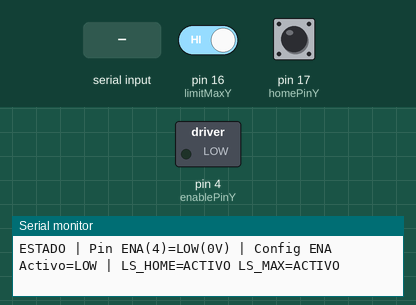
Bench run of a sketch on a simulated Arduino Mega 2560, built with avr-gcc and run on an emulated ATmega2560. Parts: switched loads named in the sketch (green lamp = pin HIGH), the last lines printed to the serial monitor. The test bench sets the inputs (shaded band); at power-on: pin 16 (limitMaxY) HIGH, pin 17 (homePinY) HIGH.

Above: at 1.8 s.
1.9 s: "SET_HIGH\n" received over Serial
At 2.4 s:
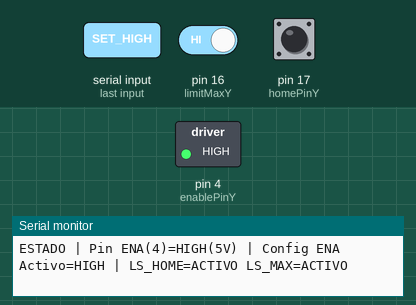
3.4 s: "FWD\n" received over Serial
4.9 s: "REV\n" received over Serial
Timing chart, 0 to 7.9 s (numbered marks = the images above; inputs shaded):
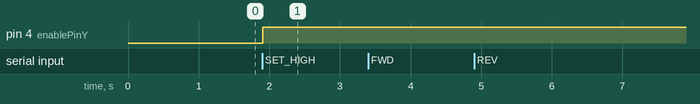

Measured:
- after the input at 1.9 s, pin 4 (enablePinY): LOW → HIGH at once

The sketch:

SILAR_HardwareTest.ino
```cpp
#include <AccelStepper.h>
#include <ezButton.h>

/*
 * Prueba de Hardware SILAR - Eje Y (Versión Profesional con AccelStepper)
 *
 * Este sketch utiliza la librería AccelStepper (igual que el código real)
 * para asegurar rampas de aceleración y evitar que el motor se trabe por arranques bruscos.
 * Permite cambiar la polaridad del ENABLE por comando para depurar fallas de cableado.
 *
 * Hardware: Arduino Mega 2560 Rev3
 */

// Pines principales del eje Y - Según diagrama MOC-ELEC-001
const int stepPinY = 2;      // PUL+ (D2)
const int dirPinY = 3;       // DIR+ (D3)
const int enablePinY = 4;    // ENA+ (D4)
const int homePinY = 17;     // lsYi - Home/Límite mínimo Y (D17)
const int limitMinY = 17;    // lsYi
const int limitMaxY = 16;    // lsYf - Límite máximo Y (D16)

// Instancia de AccelStepper
AccelStepper stepperY(AccelStepper::DRIVER, stepPinY, dirPinY);

// Entradas con antiprebote
ezButton homeSwitchY(homePinY);
ezButton limitMinSwitchY(limitMinY);
ezButton limitMaxSwitchY(limitMaxY);

// Variables de configuración de depuración
bool enaActiveLevel = LOW;  // Por defecto LOW = Habilitado (Activo-LOW)
long pasosDePrueba = 1000;  // Cantidad de pasos a mover en pruebas FWD/REV
float velocidadMax = 800.0; // Velocidad máxima para la prueba (pasos/seg)
float aceleracion = 500.0;  // Aceleración (pasos/seg^2)

void imprimirEncabezado();
void imprimirEstado();
void moverEje(long pasos);
void actualizarEntradas();
String leerComando();

void setup() {
  Serial.begin(9600);

  pinMode(enablePinY, OUTPUT);
  pinMode(homePinY, INPUT_PULLUP);
  pinMode(limitMinY, INPUT_PULLUP);
  pinMode(limitMaxY, INPUT_PULLUP);

  // Configurar debounce de finales de carrera
  homeSwitchY.setDebounceTime(50);
  limitMinSwitchY.setDebounceTime(50);
  limitMaxSwitchY.setDebounceTime(50);

  // Inicializar AccelStepper
  stepperY.setMaxSpeed(velocidadMax);
  stepperY.setAcceleration(aceleracion);

  // Habilitar driver inicialmente según el nivel configurado
  digitalWrite(enablePinY, enaActiveLevel);

  imprimirEncabezado();
  imprimirEstado();
}

void loop() {
  actualizarEntradas();

  if (Serial.available() > 0) {
    String comando = leerComando();

    if (comando == "FWD") {
      Serial.print("CMD:FWD -> Moviendo +");
      Serial.print(pasosDePrueba);
      Serial.println(" pasos con aceleracion...");
      moverEje(pasosDePrueba);
    }
    else if (comando == "REV") {
      Serial.print("CMD:REV -> Moviendo -");
      Serial.print(pasosDePrueba);
      Serial.println(" pasos con aceleracion...");
      moverEje(-pasosDePrueba);
    }
    else if (comando == "SET_LOW") {
      enaActiveLevel = LOW;
      digitalWrite(enablePinY, enaActiveLevel);
      Serial.println("CMD:SET_LOW -> Nivel activo ENA configurado en LOW (Estándar)");
      imprimirEstado();
    }
    else if (comando == "SET_HIGH") {
      enaActiveLevel = HIGH;
      digitalWrite(enablePinY, enaActiveLevel);
      Serial.println("CMD:SET_HIGH -> Nivel activo ENA configurado en HIGH");
      imprimirEstado();
    }
    else if (comando == "DISABLE") {
      // Deshabilitar es lo opuesto al nivel activo
      digitalWrite(enablePinY, !enaActiveLevel);
      Serial.println("CMD:DISABLE -> Driver deshabilitado temporalmente");
      imprimirEstado();
    }
    else if (comando == "ENABLE") {
      // Habilitar es poner el nivel activo
      digitalWrite(enablePinY, enaActiveLevel);
      Serial.println("CMD:ENABLE -> Driver habilitado");
      imprimirEstado();
    }
    else if (comando == "STATUS") {
      imprimirEstado();
    }
    else if (comando.startsWith("SPEED:")) {
      float nuevaVel = comando.substring(6).toFloat();
      if (nuevaVel > 10 && nuevaVel <= 2000) {
        velocidadMax = nuevaVel;
        stepperY.setMaxSpeed(velocidadMax);
        Serial.print("CMD:SPEED -> Nueva velocidad maxima: ");
        Serial.println(velocidadMax);
      }
    }
    else {
      Serial.print("CMD:ERROR -> Comando desconocido: ");
      Serial.println(comando);
    }
  }
}

void imprimirEncabezado() {
  Serial.println("=================================================");
  Serial.println("  SILAR - TEST DE HARDWARE MEJORADO (CON ACCEL)");
  Serial.println("=================================================");
  Serial.println("  COMANDOS:");
  Serial.println("    FWD      -> Mover adelante (con rampa suave)");
  Serial.println("    REV      -> Mover atras (con rampa suave)");
  Serial.println("    SET_LOW  -> Cambiar ENA activo a LOW (Estándar)");
  Serial.println("    SET_HIGH -> Cambiar ENA activo a HIGH");
  Serial.println("    ENABLE   -> Activar driver");
  Serial.println("    DISABLE  -> Desactivar driver");
  Serial.println("    STATUS   -> Ver sensores y estado del driver");
  Serial.println("    SPEED:X  -> Cambiar velocidad (ej: SPEED:500)");
  Serial.println("=================================================\n");
}

void imprimirEstado() {
  Serial.print("ESTADO | Pin ENA(4)=");
  Serial.print(digitalRead(enablePinY) == HIGH ? "HIGH(5V)" : "LOW(0V)");
  Serial.print(" | Config ENA Activo=");
  Serial.print(enaActiveLevel == HIGH ? "HIGH" : "LOW");
  Serial.print(" | LS_HOME=");
  Serial.print(homeSwitchY.getState() == HIGH ? "ACTIVO" : "LIBRE");
  Serial.print(" LS_MAX=");
  Serial.println(limitMaxSwitchY.getState() == HIGH ? "ACTIVO" : "LIBRE");
}

void moverEje(long pasos) {
  // Aseguramos que esté habilitado el driver antes de mover
  digitalWrite(enablePinY, enaActiveLevel);
  delay(10); // pequeña pausa para estabilizar driver

  stepperY.move(pasos);

  while (stepperY.distanceToGo() != 0) {
    actualizarEntradas();

    // Validar límites según dirección del movimiento
    if (pasos > 0 && limitMaxSwitchY.getState() == HIGH) {
      Serial.println("STOP -> Limite MAX activado físicamente. Deteniendo!");
      stepperY.stop();
      break;
    }
    if (pasos < 0 && homeSwitchY.getState() == HIGH) {
      Serial.println("STOP -> Limite MIN/HOME activado físicamente. Deteniendo!");
      stepperY.stop();
      break;
    }

    stepperY.run();
  }

  // Sincronizar posición actual de la librería
  stepperY.setCurrentPosition(stepperY.currentPosition());
  Serial.println("MOVIMIENTO FINALIZADO");
  imprimirEstado();
}

void actualizarEntradas() {
  homeSwitchY.loop();
  limitMinSwitchY.loop();
  limitMaxSwitchY.loop();
}

String leerComando() {
  String comando = Serial.readStringUntil('\n');
  comando.trim();
  comando.toUpperCase();
  return comando;
}
```
